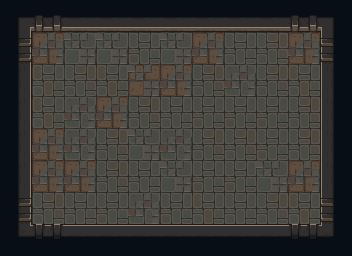

The image is a tile-based game level rendered from a .tmx file. Its description and source (layers, tilesets, objects; grid data summarised) follow:
An orthogonal 11x8 tile map with 32x32 px tiles, 2 tile layers (Floor, Walls).

<map version="1.10" tiledversion="1.11.1-99-gec89c545" orientation="orthogonal" renderorder="right-down" width="11" height="8" tilewidth="32" tileheight="32" infinite="0" nextlayerid="3" nextobjectid="1">
 <tileset firstgid="1" source="../tsx/castle_interriors.tsx" />
 <layer id="2" name="Floor" width="11" height="8" locked="1">
  <data>[88 cells, 88 non-empty, 8 distinct tile ids]</data>
 </layer>
 <layer id="1" name="Walls" width="11" height="8" locked="1">
  <properties>
   <property name="solid" type="bool" value="true" />
  </properties>
  <data>[88 cells, 34 non-empty, 16 distinct tile ids]</data>
 </layer>
</map>
